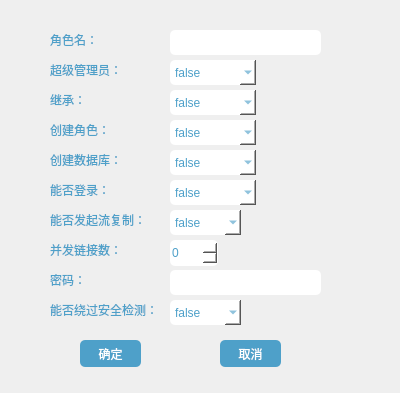
<?xml version="1.0" encoding="UTF-8"?>
<ui version="4.0">
 <class>AddRoleDialog</class>
 <widget class="QDialog" name="AddRoleDialog">
  <property name="geometry">
   <rect>
    <x>0</x>
    <y>0</y>
    <width>400</width>
    <height>393</height>
   </rect>
  </property>
  <property name="windowTitle">
   <string>添加角色信息</string>
  </property>
  <widget class="QLabel" name="label">
   <property name="geometry">
    <rect>
     <x>50</x>
     <y>30</y>
     <width>67</width>
     <height>21</height>
    </rect>
   </property>
   <property name="styleSheet">
    <string notr="true">color: rgb(78, 160, 201);
font: 10pt &quot;Agency FB&quot;;
border-style: hidden;</string>
   </property>
   <property name="text">
    <string>&lt;html&gt;&lt;head/&gt;&lt;body&gt;&lt;p&gt;角色名：&lt;/p&gt;&lt;/body&gt;&lt;/html&gt;</string>
   </property>
  </widget>
  <widget class="QLineEdit" name="le_RoleName">
   <property name="geometry">
    <rect>
     <x>170</x>
     <y>30</y>
     <width>151</width>
     <height>25</height>
    </rect>
   </property>
   <property name="styleSheet">
    <string notr="true">border-radius: 5px; 
background-color: rgb(255, 255, 255);
color: rgb(78, 160, 201);</string>
   </property>
  </widget>
  <widget class="QLabel" name="label_2">
   <property name="geometry">
    <rect>
     <x>50</x>
     <y>60</y>
     <width>91</width>
     <height>21</height>
    </rect>
   </property>
   <property name="styleSheet">
    <string notr="true">color: rgb(78, 160, 201);
font: 10pt &quot;Agency FB&quot;;
border-style: hidden;</string>
   </property>
   <property name="text">
    <string>&lt;html&gt;&lt;head/&gt;&lt;body&gt;&lt;p&gt;超级管理员：&lt;/p&gt;&lt;/body&gt;&lt;/html&gt;</string>
   </property>
  </widget>
  <widget class="QComboBox" name="cbb_IsSuper">
   <property name="geometry">
    <rect>
     <x>170</x>
     <y>60</y>
     <width>86</width>
     <height>25</height>
    </rect>
   </property>
   <property name="styleSheet">
    <string notr="true">border-radius: 5px; 
background-color: rgb(255, 255, 255);
color: rgb(78, 160, 201);</string>
   </property>
   <item>
    <property name="text">
     <string>false</string>
    </property>
   </item>
   <item>
    <property name="text">
     <string>true</string>
    </property>
   </item>
  </widget>
  <widget class="QLabel" name="label_3">
   <property name="geometry">
    <rect>
     <x>50</x>
     <y>90</y>
     <width>91</width>
     <height>21</height>
    </rect>
   </property>
   <property name="styleSheet">
    <string notr="true">color: rgb(78, 160, 201);
font: 10pt &quot;Agency FB&quot;;
border-style: hidden;</string>
   </property>
   <property name="text">
    <string>&lt;html&gt;&lt;head/&gt;&lt;body&gt;&lt;p&gt;继承：&lt;/p&gt;&lt;/body&gt;&lt;/html&gt;</string>
   </property>
  </widget>
  <widget class="QComboBox" name="cbb_IsInherit">
   <property name="geometry">
    <rect>
     <x>170</x>
     <y>90</y>
     <width>86</width>
     <height>25</height>
    </rect>
   </property>
   <property name="styleSheet">
    <string notr="true">border-radius: 5px; 
background-color: rgb(255, 255, 255);
color: rgb(78, 160, 201);</string>
   </property>
   <item>
    <property name="text">
     <string>false</string>
    </property>
   </item>
   <item>
    <property name="text">
     <string>true</string>
    </property>
   </item>
  </widget>
  <widget class="QLabel" name="label_4">
   <property name="geometry">
    <rect>
     <x>50</x>
     <y>120</y>
     <width>91</width>
     <height>21</height>
    </rect>
   </property>
   <property name="styleSheet">
    <string notr="true">color: rgb(78, 160, 201);
font: 10pt &quot;Agency FB&quot;;
border-style: hidden;</string>
   </property>
   <property name="text">
    <string>&lt;html&gt;&lt;head/&gt;&lt;body&gt;&lt;p&gt;创建角色：&lt;/p&gt;&lt;/body&gt;&lt;/html&gt;</string>
   </property>
  </widget>
  <widget class="QComboBox" name="cbb_CreatRole">
   <property name="geometry">
    <rect>
     <x>170</x>
     <y>120</y>
     <width>86</width>
     <height>25</height>
    </rect>
   </property>
   <property name="styleSheet">
    <string notr="true">border-radius: 5px; 
background-color: rgb(255, 255, 255);
color: rgb(78, 160, 201);</string>
   </property>
   <item>
    <property name="text">
     <string>false</string>
    </property>
   </item>
   <item>
    <property name="text">
     <string>true</string>
    </property>
   </item>
  </widget>
  <widget class="QLabel" name="label_5">
   <property name="geometry">
    <rect>
     <x>50</x>
     <y>150</y>
     <width>91</width>
     <height>21</height>
    </rect>
   </property>
   <property name="styleSheet">
    <string notr="true">color: rgb(78, 160, 201);
font: 10pt &quot;Agency FB&quot;;
border-style: hidden;</string>
   </property>
   <property name="text">
    <string>&lt;html&gt;&lt;head/&gt;&lt;body&gt;&lt;p&gt;创建数据库：&lt;/p&gt;&lt;/body&gt;&lt;/html&gt;</string>
   </property>
  </widget>
  <widget class="QComboBox" name="cbb_CreatDB">
   <property name="geometry">
    <rect>
     <x>170</x>
     <y>150</y>
     <width>86</width>
     <height>25</height>
    </rect>
   </property>
   <property name="styleSheet">
    <string notr="true">border-radius: 5px; 
background-color: rgb(255, 255, 255);
color: rgb(78, 160, 201);</string>
   </property>
   <item>
    <property name="text">
     <string>false</string>
    </property>
   </item>
   <item>
    <property name="text">
     <string>true</string>
    </property>
   </item>
  </widget>
  <widget class="QLabel" name="label_6">
   <property name="geometry">
    <rect>
     <x>50</x>
     <y>180</y>
     <width>91</width>
     <height>21</height>
    </rect>
   </property>
   <property name="styleSheet">
    <string notr="true">color: rgb(78, 160, 201);
font: 10pt &quot;Agency FB&quot;;
border-style: hidden;</string>
   </property>
   <property name="text">
    <string>&lt;html&gt;&lt;head/&gt;&lt;body&gt;&lt;p&gt;能否登录：&lt;/p&gt;&lt;/body&gt;&lt;/html&gt;</string>
   </property>
  </widget>
  <widget class="QLabel" name="label_7">
   <property name="geometry">
    <rect>
     <x>50</x>
     <y>210</y>
     <width>121</width>
     <height>21</height>
    </rect>
   </property>
   <property name="styleSheet">
    <string notr="true">color: rgb(78, 160, 201);
font: 10pt &quot;Agency FB&quot;;
border-style: hidden;</string>
   </property>
   <property name="text">
    <string>&lt;html&gt;&lt;head/&gt;&lt;body&gt;&lt;p&gt;能否发起流复制：&lt;/p&gt;&lt;/body&gt;&lt;/html&gt;</string>
   </property>
  </widget>
  <widget class="QLabel" name="label_8">
   <property name="geometry">
    <rect>
     <x>50</x>
     <y>240</y>
     <width>91</width>
     <height>21</height>
    </rect>
   </property>
   <property name="styleSheet">
    <string notr="true">color: rgb(78, 160, 201);
font: 10pt &quot;Agency FB&quot;;
border-style: hidden;</string>
   </property>
   <property name="text">
    <string>&lt;html&gt;&lt;head/&gt;&lt;body&gt;&lt;p&gt;并发链接数：&lt;/p&gt;&lt;/body&gt;&lt;/html&gt;</string>
   </property>
  </widget>
  <widget class="QComboBox" name="cbb_IsLogin">
   <property name="geometry">
    <rect>
     <x>170</x>
     <y>180</y>
     <width>86</width>
     <height>25</height>
    </rect>
   </property>
   <property name="styleSheet">
    <string notr="true">border-radius: 5px; 
background-color: rgb(255, 255, 255);
color: rgb(78, 160, 201);</string>
   </property>
   <item>
    <property name="text">
     <string>false</string>
    </property>
   </item>
   <item>
    <property name="text">
     <string>true</string>
    </property>
   </item>
  </widget>
  <widget class="QComboBox" name="cbb_IsFlowCopy">
   <property name="geometry">
    <rect>
     <x>170</x>
     <y>210</y>
     <width>71</width>
     <height>25</height>
    </rect>
   </property>
   <property name="styleSheet">
    <string notr="true">border-radius: 5px; 
background-color: rgb(255, 255, 255);
color: rgb(78, 160, 201);</string>
   </property>
   <item>
    <property name="text">
     <string>false</string>
    </property>
   </item>
   <item>
    <property name="text">
     <string>true</string>
    </property>
   </item>
  </widget>
  <widget class="QSpinBox" name="sb_connect">
   <property name="geometry">
    <rect>
     <x>170</x>
     <y>240</y>
     <width>48</width>
     <height>26</height>
    </rect>
   </property>
   <property name="styleSheet">
    <string notr="true">border-radius: 5px; 
background-color: rgb(255, 255, 255);
color: rgb(78, 160, 201);</string>
   </property>
  </widget>
  <widget class="QLabel" name="label_10">
   <property name="geometry">
    <rect>
     <x>50</x>
     <y>300</y>
     <width>141</width>
     <height>21</height>
    </rect>
   </property>
   <property name="styleSheet">
    <string notr="true">color: rgb(78, 160, 201);
font: 10pt &quot;Agency FB&quot;;
border-style: hidden;</string>
   </property>
   <property name="text">
    <string>&lt;html&gt;&lt;head/&gt;&lt;body&gt;&lt;p&gt;能否绕过安全检测：&lt;/p&gt;&lt;/body&gt;&lt;/html&gt;</string>
   </property>
  </widget>
  <widget class="QComboBox" name="cbb_IsSkipAuth">
   <property name="geometry">
    <rect>
     <x>170</x>
     <y>300</y>
     <width>71</width>
     <height>25</height>
    </rect>
   </property>
   <property name="styleSheet">
    <string notr="true">border-radius: 5px; 
background-color: rgb(255, 255, 255);
color: rgb(78, 160, 201);</string>
   </property>
   <item>
    <property name="text">
     <string>false</string>
    </property>
   </item>
   <item>
    <property name="text">
     <string>true</string>
    </property>
   </item>
  </widget>
  <widget class="QPushButton" name="pbt_OK">
   <property name="geometry">
    <rect>
     <x>80</x>
     <y>340</y>
     <width>61</width>
     <height>27</height>
    </rect>
   </property>
   <property name="styleSheet">
    <string notr="true">font: 10pt &quot;Agency FB&quot;;
color: rgb(255, 255, 255);
background-color: rgb(78, 160, 201);
border-radius: 5px; 
</string>
   </property>
   <property name="text">
    <string>确定</string>
   </property>
  </widget>
  <widget class="QPushButton" name="pbt_Cancle">
   <property name="geometry">
    <rect>
     <x>220</x>
     <y>340</y>
     <width>61</width>
     <height>27</height>
    </rect>
   </property>
   <property name="styleSheet">
    <string notr="true">font: 10pt &quot;Agency FB&quot;;
color: rgb(255, 255, 255);
background-color: rgb(78, 160, 201);
border-radius: 5px; 
</string>
   </property>
   <property name="text">
    <string>取消</string>
   </property>
  </widget>
  <widget class="QLabel" name="label_11">
   <property name="geometry">
    <rect>
     <x>50</x>
     <y>270</y>
     <width>71</width>
     <height>21</height>
    </rect>
   </property>
   <property name="styleSheet">
    <string notr="true">color: rgb(78, 160, 201);
font: 10pt &quot;Agency FB&quot;;
border-style: hidden;</string>
   </property>
   <property name="text">
    <string>&lt;html&gt;&lt;head/&gt;&lt;body&gt;&lt;p&gt;密码：&lt;/p&gt;&lt;/body&gt;&lt;/html&gt;</string>
   </property>
  </widget>
  <widget class="QLineEdit" name="le_passwd">
   <property name="geometry">
    <rect>
     <x>170</x>
     <y>270</y>
     <width>151</width>
     <height>25</height>
    </rect>
   </property>
   <property name="styleSheet">
    <string notr="true">border-radius: 5px; 
background-color: rgb(255, 255, 255);
color: rgb(78, 160, 201);</string>
   </property>
   <property name="text">
    <string/>
   </property>
   <property name="echoMode">
    <enum>QLineEdit::Password</enum>
   </property>
  </widget>
 </widget>
 <resources/>
 <connections/>
</ui>
